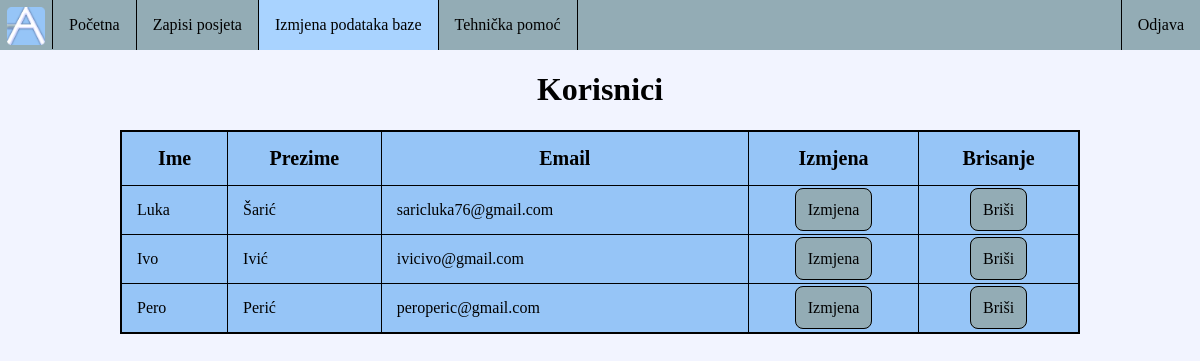
The app's page /Zavrsni/pregled.php (signed in) with its own data.
### tables this page shows
CREATE TABLE `osobe` (
  `IB` int(11) NOT NULL COMMENT 'Identifikacijski broj osobe',
  `ID` varchar(256) NOT NULL COMMENT 'HASHirani i SALTani identifikacijski broj kartice',
  `Ime` varchar(100) NOT NULL COMMENT 'Ime osobe',
  `Prezime` varchar(100) NOT NULL COMMENT 'Prezime osobe',
  `Salt` varchar(256) NOT NULL COMMENT 'Salt',
  `Email` varchar(128) NOT NULL COMMENT 'Email osobe'
);

### Zavrsni/pregled.php (the view, shortened to what this page needs)
<!DOCTYPE html>
<html lang="hr">
<head>
    <link rel = "stylesheet" href = "izgled-css/izgled.css">
    <link rel = "stylesheet" href = "izgled-css/navigation.css">
    <link rel = "stylesheet" href = "izgled-css/gumb.css">
    <link rel = "stylesheet" href = "izgled-css/tablica.css">
</head>
<body>
    <ul>
        <li><img class="slika" src="slike/admin.png" alt="admin"><li>
        <li><a href="main.php">Početna</a></li>
        <li><a href="zapisnik.php">Zapisi posjeta</a></li>
        <li><a class="active">Izmjena podataka baze</a></li>
        <li><a href="tehnickapomoc.php">Tehnička pomoć</a></li>
        <li><a href="logout.php">Odjava</a></li>
    </ul>
    <h1 class="naslov">Korisnici</h1>
    <table>
        <tr>
            <th>Ime</th>
            <th>Prezime</th>
            <th>Email</th>
            <th>Izmjena</th>
            <th>Brisanje</th>
        </tr>
<?php
    include('connection.php');
    $sql = "SELECT * FROM osobe;";
    $result = mysqli_query($con, $sql);
    while ($row = mysqli_fetch_array($result)) {
        echo "<div>";
        echo "<tr>";
        echo "<td class=\"ime\">" . $row['Ime'] . "</td>";
        echo "<td class=\"ime\">" . $row['Prezime'] . "</td>";
        echo "<td class=\"ime\">" . $row['Email'] . "</td>";
        echo "<td><a class=\"gumb\" href=\"izmjena.php?ib=" . $row['IB'] . "\">Izmjena</a></td>";
        echo "<td><a class=\"gumb\" href=\"brisi.php?ib=" . $row['IB'] . "\">Briši</a></td>";
        echo "</tr>";
        echo "</div>";
    }
?>
    </table>
</body>
</html>

### Zavrsni/izgled-css/izgled.css (style rules this page uses)
body { margin: 0; font-family: Bahnschrift; background-color:#F2F4FF; }
.naslov { text-align: center; }

### Zavrsni/izgled-css/navigation.css (style rules this page uses)
ul { list-style-type: none; margin: 0; padding: 0; overflow: hidden; background-color: #93ACB5; position: static; top: 0; width: 100%; }
li { float: left; border-right: 1px solid black; }
li a { display: block; color: black; text-align: center; padding: 16px; text-decoration: none; }
.active { background-color: #A9D3FF; }
.slika { padding:7px 7px 0px; width:38px; height:38px; }
li:last-child { float:right; border-right: none; border-left: 1px solid black; }

### Zavrsni/izgled-css/gumb.css (style rules this page uses)
.gumb { color: black; background-color: #93ACB5; padding: 12px; border-radius: 8px; border: 1px solid; border-color: black; text-decoration: none; }

### Zavrsni/izgled-css/tablica.css (style rules this page uses)
table { border: 2px solid black; border-collapse: collapse; text-align: center; background-color: #96C5F7; width: 80%; height: 100%; margin-left: 10%; margin-right: 10%; }
.ime { text-align: left; padding-left: 15px; }
th,td,tr { padding-top:15px; padding-bottom: 15px; border: 1px solid black; }
th { font-size: 20px; }

### records on screen
osobe: Ime "Luka", Prezime "Šarić", Email "saricluka76@gmail.com"
osobe: Ime "Ivo", Prezime "Ivić", Email "ivicivo@gmail.com"
osobe: Ime "Pero", Prezime "Perić", Email "peroperic@gmail.com"
